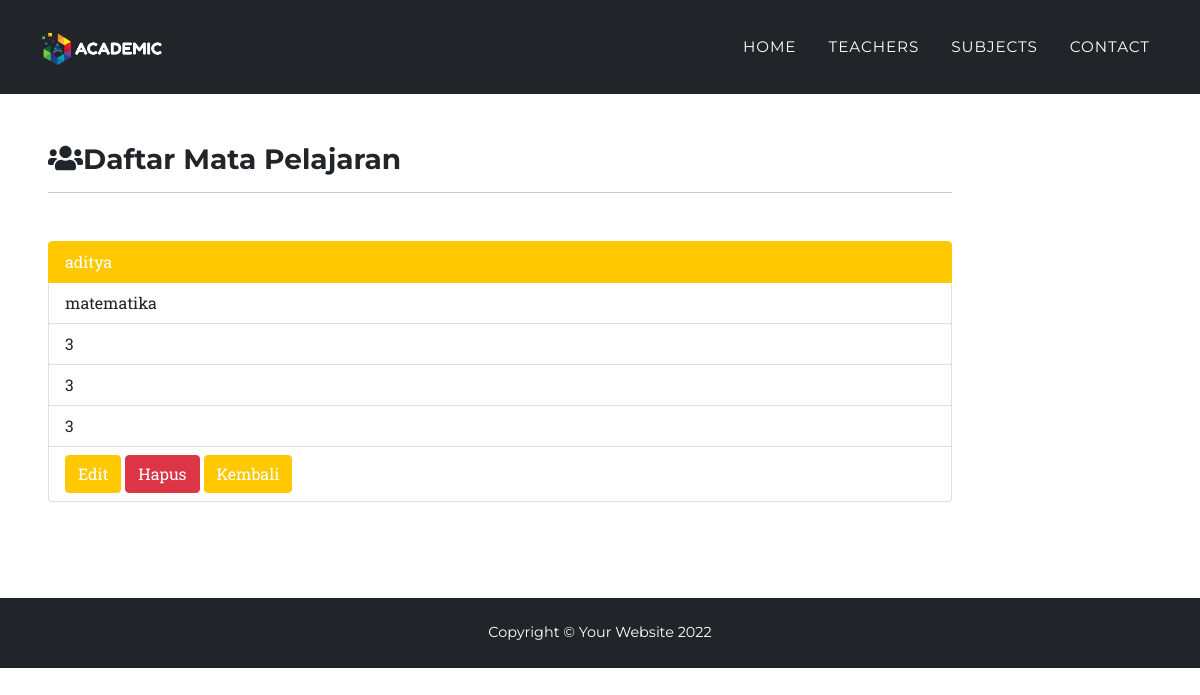
/detail-sub.php?id=1, run on the app's committed database.
### tables this page shows
CREATE TABLE `tbl_mk` (
  `id` int(5) NOT NULL,
  `kode_pengajar` int(5) NOT NULL,
  `nama_guru` varchar(25) NOT NULL,
  `mata_pelajaran` varchar(20) NOT NULL,
  `kelas1` int(1) NOT NULL,
  `kelas2` int(1) NOT NULL,
  `kelas3` int(1) NOT NULL
);

### function.php (called while the page is built, shortened)
<?php
$conn = mysqli_connect('sql201.epizy.com', 'epiz_30996223', 'SvxvbmceMyE8fx', 'epiz_30996223_uas_1904030004');
function query($query)
{
    global $conn;
    $result = mysqli_query($conn, $query);
    if (mysqli_num_rows($result) == 1) {
        return mysqli_fetch_assoc($result);
    }
    $rows = [];
    return $rows;
}

### detail-sub.php (the view, shortened to what this page needs)
<?php
require 'function.php';
$id = $_GET['id'];
$mk = query("SELECT * FROM tbl_mk WHERE id = $id");
?>
<!DOCTYPE html>
<html lang="en">
<head>
  <link href="css/styles.css" rel="stylesheet" />
</head>
<body id="page-top">
  <nav class="navbar navbar-expand-lg navbar-dark fixed-top bg-dark" id="mainNav">
    <div class="container">
      <a class="navbar-brand" href="#page-top"><img src="assets/img/navbar-academic.png" alt="..." /></a>
      <div class="collapse navbar-collapse" id="navbarResponsive">
        <ul class="navbar-nav text-uppercase ms-auto py-4 py-lg-0">
          <li class="nav-item"><a class="nav-link" href="index.php">Home</a></li>
          <li class="nav-item"><a class="nav-link" href="teachers.php">Teachers</a></li>
          <li class="nav-item"><a class="nav-link" href="subjects.php">Subjects</a></li>
          <li class="nav-item"><a class="nav-link" href="contact.php">Contact</a></li>
        </ul>
      </div>
    </div>
  </nav>
  <div class="col-md-10 p-5 pt-5 mt-5 pb-5">
    <h3><i class="fas fa-users mt-5"></i>Daftar Mata Pelajaran</h3>
    <hr class="mb-5">
    <ul class="list-group">
      <li class="list-group-item active"><?= $mk['nama_guru']; ?></li>
      <li class="list-group-item"><?= $mk['mata_pelajaran']; ?></li>
      <li class="list-group-item"><?= $mk['kelas1']; ?></li>
      <li class="list-group-item"><?= $mk['kelas2']; ?></li>
      <li class="list-group-item"><?= $mk['kelas3']; ?></li>
      <li class="list-group-item">
        <a href="edit-sub.php?id=<?= $mk['id']; ?>" class="btn btn-warning" role="button">Edit</a>
        <a href="hapus.php?id=<?= $mk['id']; ?>" onclick="return confirm('apakah anda akan menghapus data ini');" class="btn btn-danger" role="button">Hapus</a>
        <a href="subjects.php" class="btn btn-primary" role="button">Kembali</a>
      </li>
    </ul>
  </div>
  <footer class="footer bg-dark py-4">
    <div class="container">
      <div class="row align-items-center">
        <div class="text-white text-center">Copyright &copy; Your Website 2022</div>
      </div>
    </div>
  </footer>
</body>
</html>

### data on the page
tbl_mk: nama_guru "aditya", mata_pelajaran "matematika", kelas1 "3", kelas2 "3", kelas3 "3"
